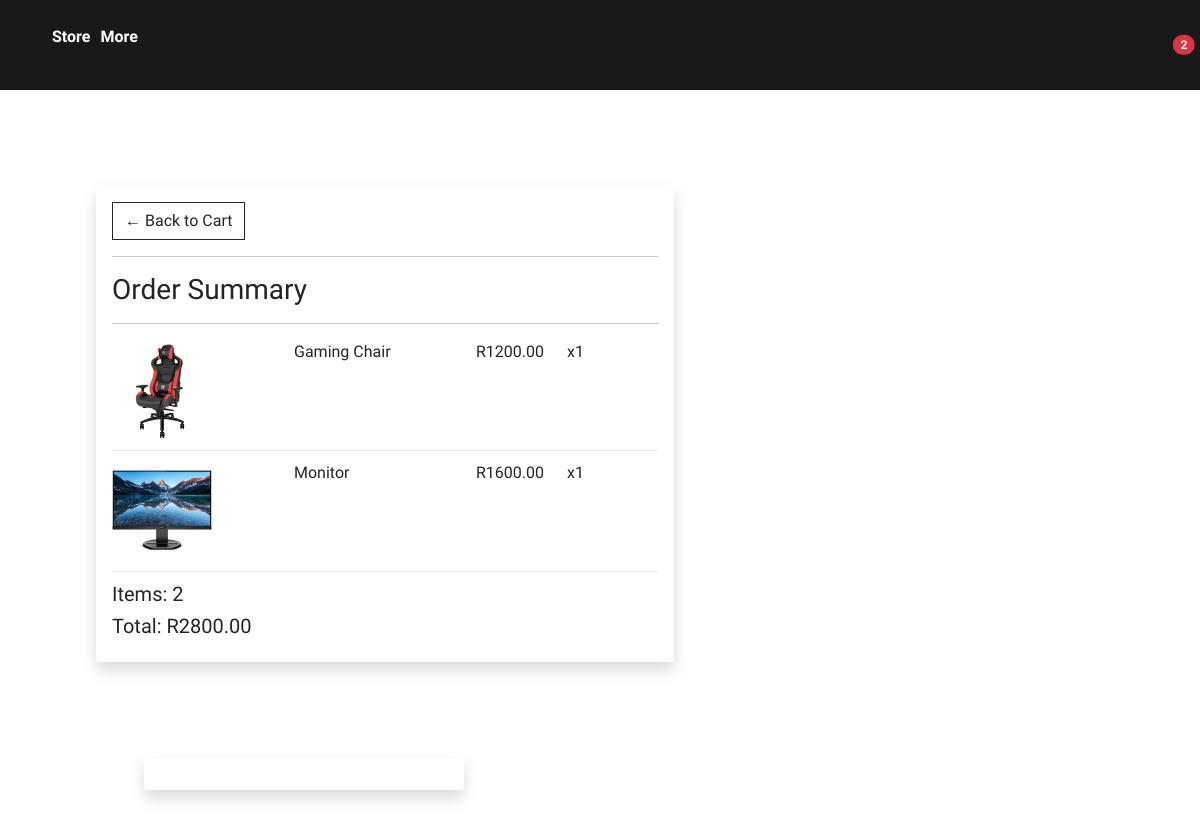
/payment (signed in), run on the app's committed database.
### base/models.py (models this page shows, shortened)
class OrderItem(models.Model):
    product = models.ForeignKey(Product, on_delete=models.SET_NULL, null=True, blank=True)
    order = models.ForeignKey(Order, on_delete=models.SET_NULL, null=True, blank=True)
    quantity = models.IntegerField(default=0, null=True, blank=True)
    date_added = models.DateTimeField(auto_now_add=True)
    @property
    def get_total(self):#total for each item
        total = self.product.price * self.quantity
        return total

class Product(models.Model):
    name = models.CharField(max_length=200)
    price = models.DecimalField(max_digits=8,decimal_places=2)
    image = models.ImageField(blank= True,null = True)
    @property
    def imageUrl(self):  # if theres no image uploade then you wont get an error
        try:
            url = self.image.url
        except:
            url = ''
        return url

class Order(models.Model):
    customer = models.ForeignKey(Customer, on_delete=models.SET_NULL, null=True, blank=True)
    date_ordered = models.DateTimeField(auto_now_add=True)
    complete = models.BooleanField(default=False)
    transaction_id = models.CharField(max_length=200,null = True)
    @property
    def get_cart_total(self):#calculate the cart total
        orderitems = self.orderitem_set.all()
        total = sum([item.get_total for item in orderitems])
        return total
    @property
    def get_cart_items(self):#count number of items in the cart
        orderitems = self.orderitem_set.all()
        total = sum([item.quantity for item in orderitems])
        return total

### base/views.py (the view)
# urls.py: path("payment", views.payment, name="payment"),
@login_required(login_url='signin')
def payment(request):
    transaction_id = datetime.now().timestamp()
    if request.user.is_authenticated:
        customer = request.user.customer
        order, created = Order.objects.get_or_create(
            customer=customer, complete=False)
        items = order.orderitem_set.all()
        cart_items = order.get_cart_items
        order.transaction_id = transaction_id
        order.complete = True
        order.save()
    else:
        return redirect('signin')
    context = {"items": items, "order": order, 'cart_items': cart_items}
    return render(request, 'base/payment.html',context)

### base/templates/base/payment.html (shortened to what this page needs)
{% extends 'base/main.html' %}
{% block content %}
{% load static %}
{% block styles %}
<link rel="stylesheet" href="{% static '/css/cart.css' %}">
{% endblock %}
<div class="hero">
    <nav>
        <ul class="navlist">
            <li><a href="{% url 'store' %}">Store</a></li>
            <li><a href="#box">More</a></li>
        </ul>
        <button class="btn p-0 position-relative">
            <span class="position-absolute top-0 start-100 translate-middle badge rounded-pill bg-danger">
                {{cart_items}}
            </span>
        </button>
    </nav>
    <div class="row">
        <div class="col-lg-7">
            <div class="box-element box shadow p-3 mb-5 bg-body rounded" id="box">
                <a class="btn btn-outline-dark" href="{% url 'cart' %}">&#x2190; Back to Cart</a>
                <hr>
                <h3>Order Summary</h3>
                <hr>
                {% for item in items %}
                <div class="cart-row">
                    <div style="flex:2"><img class="row-image" src="{{item.product.imageUrl}}"></div>
                    <div style="flex:2">
                        <p>{{item.product.name}}</p>
                    </div>
                    <div style="flex:1">
                        <p>R{{item.product.price|floatformat:2}}</p>
                    </div>
                    <div style="flex:1">
                        <p>x{{item.quantity}}</p>
                    </div>
                </div>
                {% endfor %}
                <h5>Items: {{order.get_cart_items}}</h5>
                <h5>Total: R{{order.get_cart_total|floatformat:2}}</h5>
            </div>
        </div>
        <div class="col-lg-4 m-5">
            <div id="paypal-button-container" class="box shadow p-3 mb-5 bg-body rounded"></div>
        </div>
    </div>
</div>
{% endblock %}

### static/css/cart.css (style rules this page uses)
* { margin: 0; padding: 0; font-family: 'Sora', sans-serif; }
:root { --primary-color:#191919; --secondary-color:red; --text-color:white; }
.hero { height: 100vh; width: 100%; position: relative; background-color: white; }
.navlist { display: flex; }
nav { background-color: #191919; margin: auto; padding:15px; display: flex; align-items: center; justify-content: space-between; }
nav ul li { display: inline-block; list-style: none; padding: 10px 5px; }
nav ul li a { text-decoration: none; color: var(--text-color); font-weight: bold; text-transform: capitalize; }
.row { padding: 6rem; }
.col-lg-4, .col-lg-6, .col-lg-8, .col-lg-12 { margin-top: 10px; }
.btn { border-radius: 0; }
.row-image { width: 100px; }
.cart-row { display: flex; align-items: flex-stretch; padding-bottom: 10px; margin-bottom: 10px; border-bottom: 1px solid #ececec; }

### data on the page
OrderItem: product.imageUrl (picture), product.name "Gaming Chair", product.price "1200.00", quantity "1"
OrderItem: product.imageUrl (picture), product.name "Monitor", product.price "1600.00", quantity "1"
Order: get_cart_items "2", get_cart_total "2800.00"

### other printed values
{{ cart_items }} "2"
